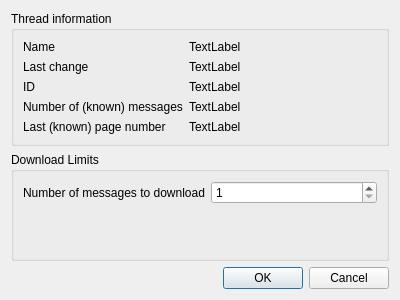
<?xml version="1.0" encoding="UTF-8"?>
<ui version="4.0">
 <class>ThreadProperties</class>
 <widget class="QDialog" name="ThreadProperties">
  <property name="geometry">
   <rect>
    <x>0</x>
    <y>0</y>
    <width>400</width>
    <height>300</height>
   </rect>
  </property>
  <property name="windowTitle">
   <string>Dialog</string>
  </property>
  <layout class="QVBoxLayout" name="verticalLayout">
   <item>
    <widget class="QGroupBox" name="groupBox">
     <property name="title">
      <string>Thread information</string>
     </property>
     <layout class="QFormLayout" name="formLayout">
      <property name="fieldGrowthPolicy">
       <enum>QFormLayout::AllNonFixedFieldsGrow</enum>
      </property>
      <item row="0" column="0">
       <widget class="QLabel" name="label">
        <property name="text">
         <string>Name</string>
        </property>
       </widget>
      </item>
      <item row="0" column="1">
       <widget class="QLabel" name="thName">
        <property name="text">
         <string>TextLabel</string>
        </property>
       </widget>
      </item>
      <item row="1" column="0">
       <widget class="QLabel" name="label_5">
        <property name="text">
         <string>Last change</string>
        </property>
       </widget>
      </item>
      <item row="1" column="1">
       <widget class="QLabel" name="thLastchange">
        <property name="text">
         <string>TextLabel</string>
        </property>
       </widget>
      </item>
      <item row="2" column="0">
       <widget class="QLabel" name="label_2">
        <property name="text">
         <string>ID</string>
        </property>
       </widget>
      </item>
      <item row="2" column="1">
       <widget class="QLabel" name="thId">
        <property name="text">
         <string>TextLabel</string>
        </property>
       </widget>
      </item>
      <item row="3" column="0">
       <widget class="QLabel" name="label_3">
        <property name="text">
         <string>Number of (known) messages</string>
        </property>
       </widget>
      </item>
      <item row="3" column="1">
       <widget class="QLabel" name="thMessageCount">
        <property name="text">
         <string>TextLabel</string>
        </property>
       </widget>
      </item>
      <item row="4" column="0">
       <widget class="QLabel" name="label_4">
        <property name="text">
         <string>Last (known) page number</string>
        </property>
       </widget>
      </item>
      <item row="4" column="1">
       <widget class="QLabel" name="thLastPage">
        <property name="text">
         <string>TextLabel</string>
        </property>
       </widget>
      </item>
     </layout>
    </widget>
   </item>
   <item>
    <widget class="QGroupBox" name="groupBox_2">
     <property name="title">
      <string>Download Limits</string>
     </property>
     <layout class="QFormLayout" name="formLayout_2">
      <item row="0" column="0">
       <widget class="QLabel" name="label_6">
        <property name="text">
         <string>Number of messages to download</string>
        </property>
       </widget>
      </item>
      <item row="0" column="1">
       <widget class="QSpinBox" name="thMessagesPerThread">
        <property name="minimum">
         <number>1</number>
        </property>
        <property name="maximum">
         <number>1000</number>
        </property>
       </widget>
      </item>
     </layout>
    </widget>
   </item>
   <item>
    <widget class="QDialogButtonBox" name="buttonBox">
     <property name="orientation">
      <enum>Qt::Horizontal</enum>
     </property>
     <property name="standardButtons">
      <set>QDialogButtonBox::Cancel|QDialogButtonBox::Ok</set>
     </property>
    </widget>
   </item>
  </layout>
 </widget>
 <resources/>
 <connections>
  <connection>
   <sender>buttonBox</sender>
   <signal>accepted()</signal>
   <receiver>ThreadProperties</receiver>
   <slot>accept()</slot>
   <hints>
    <hint type="sourcelabel">
     <x>248</x>
     <y>254</y>
    </hint>
    <hint type="destinationlabel">
     <x>157</x>
     <y>274</y>
    </hint>
   </hints>
  </connection>
  <connection>
   <sender>buttonBox</sender>
   <signal>rejected()</signal>
   <receiver>ThreadProperties</receiver>
   <slot>reject()</slot>
   <hints>
    <hint type="sourcelabel">
     <x>316</x>
     <y>260</y>
    </hint>
    <hint type="destinationlabel">
     <x>286</x>
     <y>274</y>
    </hint>
   </hints>
  </connection>
 </connections>
</ui>
